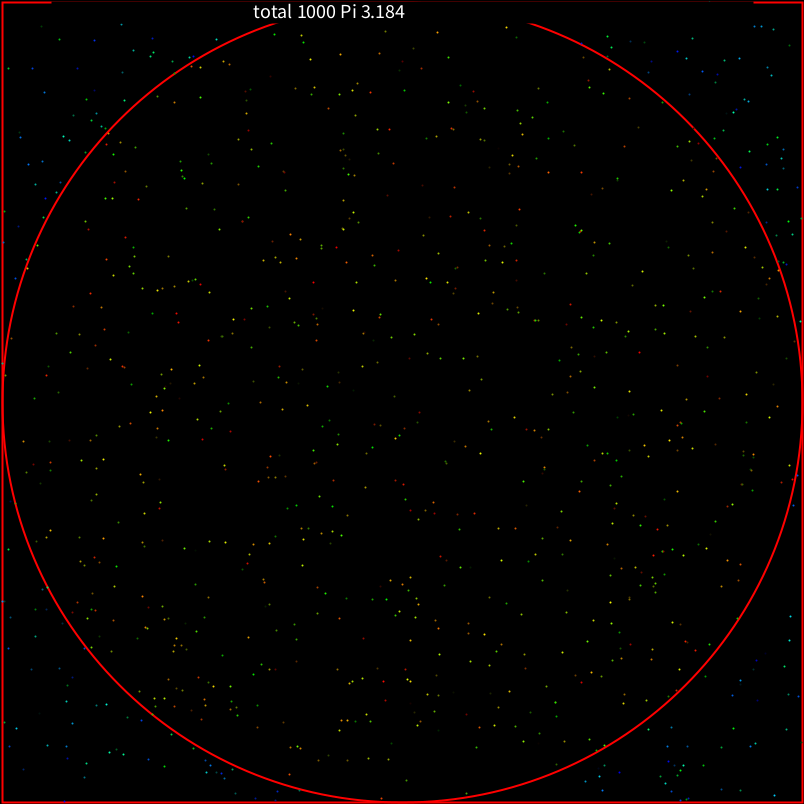
Frame 1 (no input)
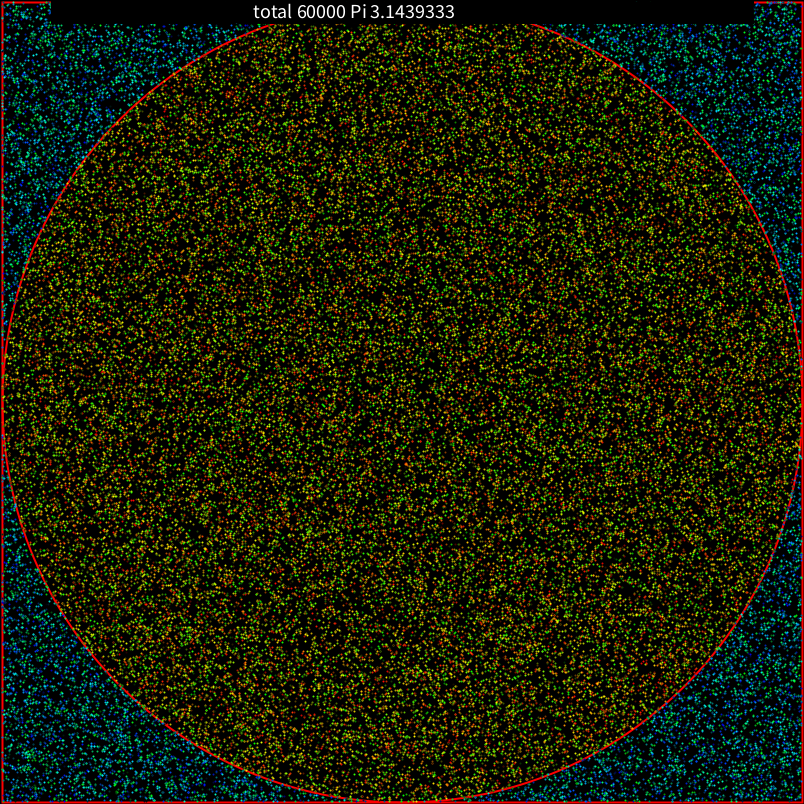
Frame 60 (the mouse pressed at the canvas centre just before this capture)
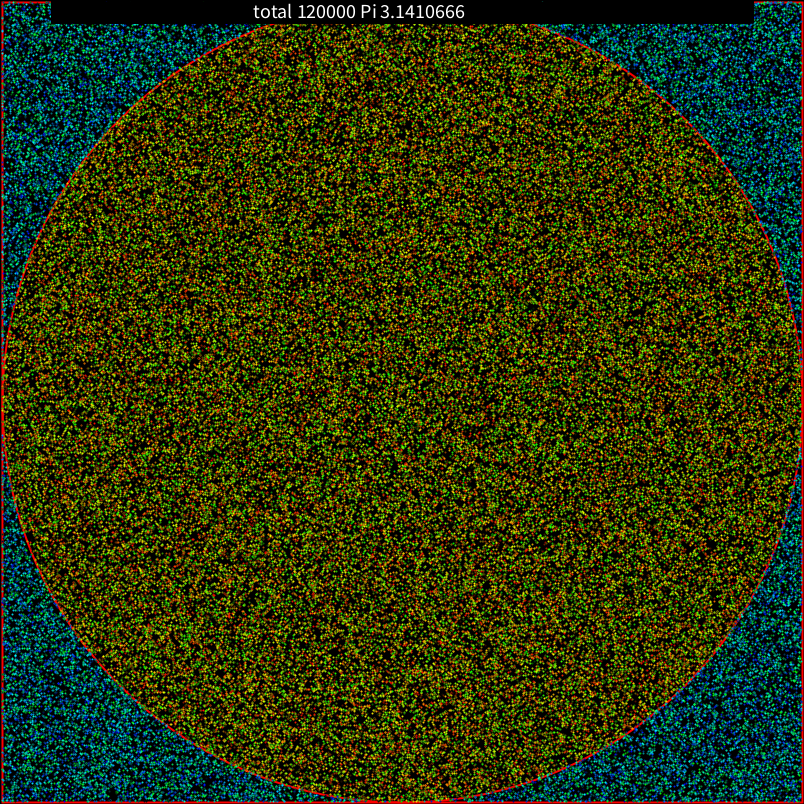
Frame 120 (the mouse held since frame 60 and released just before this capture)

The Processing sketch that drew these frames (run headless with seeded random() and noise(); from frame 60 on, the mouse is pressed at the canvas centre):

// Processing sketch: pirandom
// ── pirandom.pde
float r =400;
int total = 0;
int circ =0;
void setup(){
 size(804,804); 
 rectMode(CENTER);
 
 // draw circle and square
 background(0);
  translate(width/2,height/2);
  stroke(255,0,0);
  strokeWeight(2);
  noFill();
  rect(0,0,r*2,r*2);
  ellipse(0,0,r*2,r*2);
  textSize(20);
}

void draw(){
  translate(width/2,height/2);
  float pi=0;
  // I dont need to figure how many point are in the square
  // as they all are
  // i just need to find how many points are in the circle
  // distance function uses 
  
  for (int i =0; i<1000; i++){
  float x = random(-r,r);
  float y = random(-r,r);
  total++;
  float d = x*x+y*y;
  if (d <= r*r) {
   stroke(random(255),random(255),0);
   circ++;
  }else{
   stroke(0,random(255),random(255)); 
  }
  
  
  pi = 4 * (float(circ) / total);
  point(x,y);
  //text(pi,20,20);
  }
  fill(0);
  stroke(0);
  rect(0,-390,700,20);
  fill(255);
  
  text("total "+total+" Pi "+pi,-150,-385);
  //println(pi);
}
